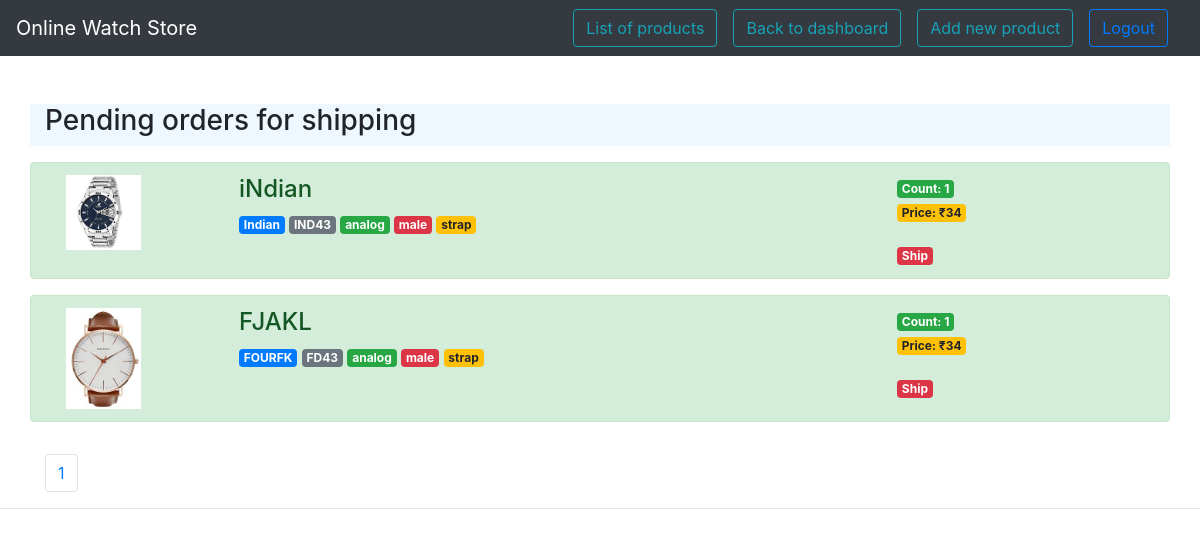
Before: /dealer/shipping.php (signed in) with the older database file.
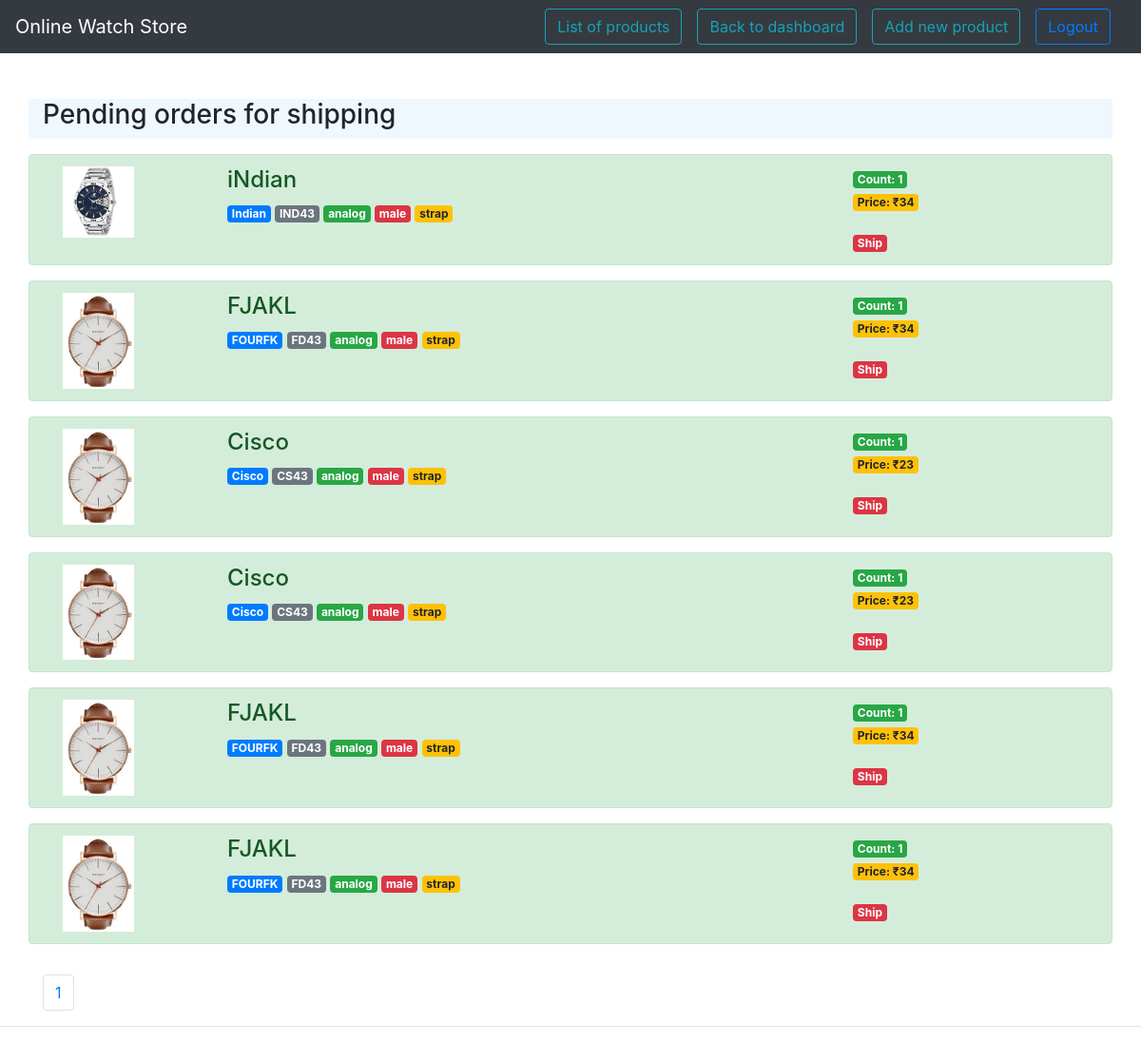
After: the same page with the newer database file.
### tables this page shows
CREATE TABLE `purchases` (
  `id` int(11) NOT NULL,
  `product_id` int(11) NOT NULL,
  `user_id` int(11) NOT NULL,
  `count` int(11) NOT NULL,
  `date` varchar(100) NOT NULL,
  `shipped` tinyint(1) NOT NULL,
  `price` int(11) NOT NULL
);

CREATE TABLE `products` (
  `id` int(11) NOT NULL,
  `name` varchar(200) NOT NULL,
  `brand` varchar(200) NOT NULL,
  `code` varchar(200) NOT NULL,
  `category` varchar(200) NOT NULL,
  `gender` varchar(200) NOT NULL,
  `type` varchar(200) NOT NULL,
  `price` varchar(200) NOT NULL,
  `image` varchar(200) NOT NULL,
  `description` varchar(1000) NOT NULL,
  `dealer_id` int(11) NOT NULL,
  `count` int(11) NOT NULL
);

### dealer/shipping.php (the view, shortened to what this page needs)
<?php include 'connect.php' ?>
<?php
if (!isset($_SESSION['dealer'])) {
    echo '<script type="text/javascript">
                    window.location = "login.php"
                     </script>';
} else {
    $limit = 8;
    if (isset($_GET["page"])) {
        $page  = $_GET["page"];
    } else {
        $page = 1;
    };
    $start_from = ($page - 1) * $limit;
    $dealer_id = $_SESSION['dealer'];
    $sql = "SELECT name, brand, code, category, gender, dealer_id, type, purchases.price, image, description, dealer_id, purchases.id, purchases.count, shipped
    FROM products INNER JOIN purchases on purchases.product_id = products.id WHERE dealer_id='$dealer_id' AND shipped=0 LIMIT $start_from, $limit";
    $result = mysqli_query($conn, $sql);
    while ($row = mysqli_fetch_assoc($result)) {
        $data[] = $row;
    }
    ?>
    <!doctype html>
    <html lang="en">
    <head>
        <link rel="stylesheet" type="text/css" href="../assets/css/bootstrap.css">
        <link rel="stylesheet" type="text/css" href="../assets/css/style.css">
    </head>
    <body>
        <nav class="navbar navbar-expand-lg navbar-dark bg-dark">
            <a class="navbar-brand" href="#">Online Watch Store</a>
            <a href="productlist.php" class="ml-auto mr-3"><button class="btn btn-outline-info">List of products</button></a>
            <a href="dashboard.php" class="mr-3"><button class="btn btn-outline-info">Back to dashboard</button></a>
            <a href="addnew.php" class="mr-3"><button class="btn btn-outline-info">Add new product</button></a>
            <a href="logout.php" class="mr-3"><button class="btn btn-outline-primary">Logout</button></a>
        </nav>
        <div class="container">
            <div class="row mt-5 mb-3 top-strip">
                <div class="col-md-8">
                    <h3 class="h3">Pending orders for shipping</h3>
                </div>
            </div>
            <div class="row">
                <?php $total = 0;
                    foreach ($data as $a) { ?>
                    <div class="alert alert-success col-md-12" role="alert">
                        <div class="row">
                            <div class="col-md-2">
                                <img src="../images/<?php echo $a['image'] ?>" alt="" class="img-fluid col-md-8" />
                            </div>
                            <div class="col-md-3">
                                <h4 class="alert-heading"><?php echo $a['name']; ?></h4>
                                <span class="badge badge-primary"><?php echo $a['brand']; ?></span>
                                <span class="badge badge-secondary"><?php echo $a['code']; ?></span>
                                <span class="badge badge-success"><?php echo $a['category']; ?></span>
                                <span class="badge badge-danger"><?php echo $a['gender']; ?></span>
                                <span class="badge badge-warning"><?php echo $a['type']; ?></span>
                            </div>
                            <div class="col-md-1 offset-4">
                                <span class="badge badge-success">Count: <?php echo $a['count']; ?></span>
                                <span class="badge badge-warning">Price: ₹<?php echo $a['count'] * $a['price'];
                                                                                    $total += $a['count'] * $a['price']; ?></span>
                                <a href="ship.php?id=<?php echo $a['id']; ?>"><span class="mt-4 badge badge-danger">Ship</span></a>
                            </div>
                        </div>
                    </div>
                <?php } ?>
            </div>
            <?php
                $sql = "SELECT COUNT(purchases.id) FROM products INNER JOIN purchases on purchases.product_id = products.id WHERE dealer_id='$dealer_id' AND shipped=0";
                $rs_result = mysqli_query($conn, $sql);
                $row = mysqli_fetch_row($rs_result);
                $total_records = $row[0];
                $total_pages = ceil($total_records / $limit);
                $pagLink = "<div class='pagination mt-3'>";
                for ($i = 1; $i <= $total_pages; $i++) {
                    $pagLink .= "<li class='page-item'><a class='page-link' href='shipping.php?page=" . $i . "'>" . $i . "</a></li>";
                };
                echo $pagLink . "</div>";
                ?>
        </div>
        <hr>
    </body>
<?php } ?>
    </html>

### assets/css/style.css (style rules this page uses)
.top-strip { background-color: aliceblue; }

Changed rows visible on the page:
added purchases: product.image (picture), product.name "Cisco", product.brand "Cisco", product.code "CS43", product.category "analog", product.gender "male", product.type "strap", count "1", $a['count']*$a['price'] "23"
added purchases: product.image (picture), product.name "Cisco", product.brand "Cisco", product.code "CS43", product.category "analog", product.gender "male", product.type "strap", count "1", $a['count']*$a['price'] "23"
added purchases: product.image (picture), product.name "FJAKL", product.brand "FOURFK", product.code "FD43", product.category "analog", product.gender "male", product.type "strap", count "1", $a['count']*$a['price'] "34"
added purchases: product.image (picture), product.name "FJAKL", product.brand "FOURFK", product.code "FD43", product.category "analog", product.gender "male", product.type "strap", count "1", $a['count']*$a['price'] "34"
